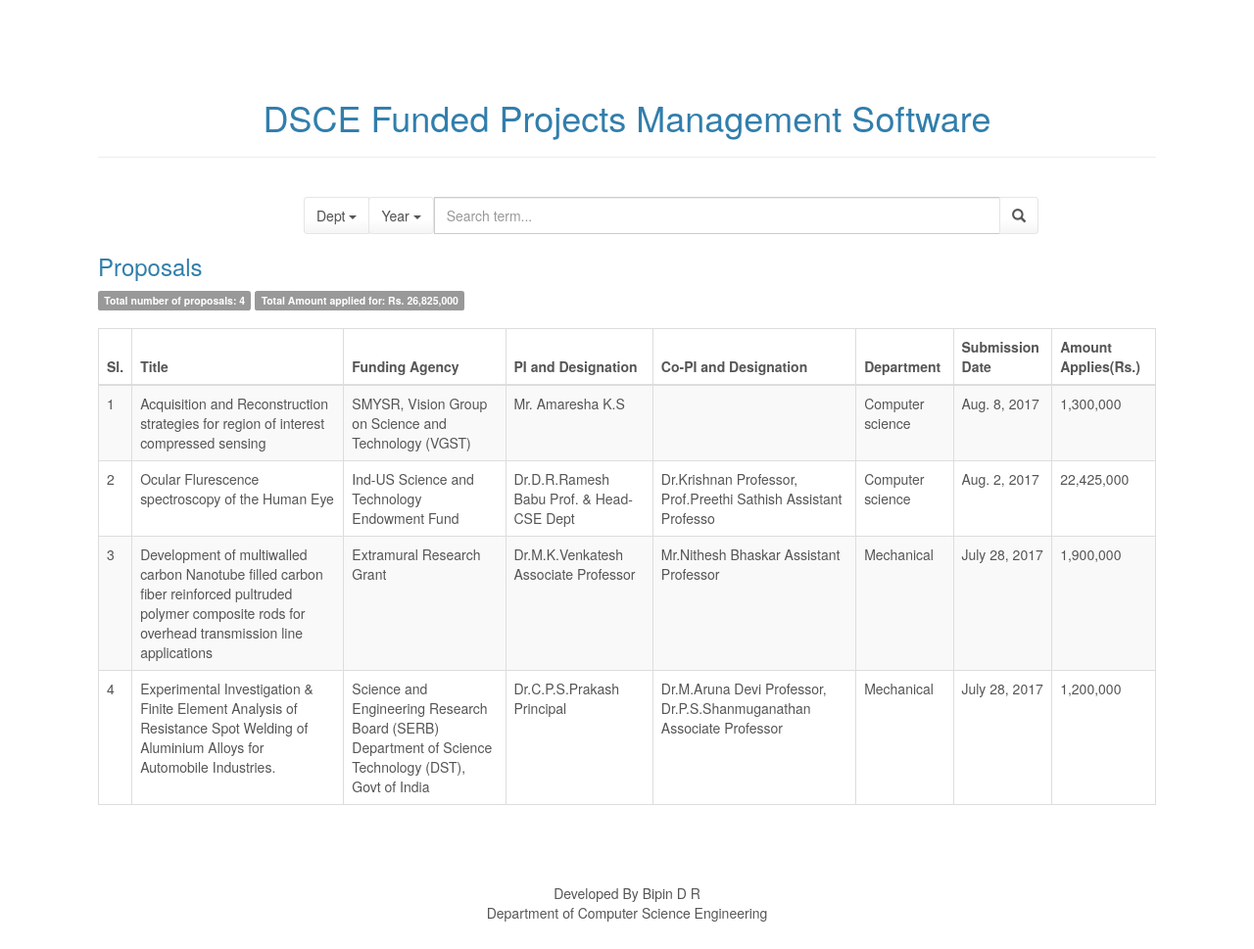
Screenshot of /projects/proposals with the database file from the repository.
### projects/models.py (models this page shows, shortened)
class Proposal(models.Model):
    title = models.CharField("Title",max_length=300)
    dept = models.CharField("Department",max_length=50)
    funding_agency = models.CharField("Funding Agency",max_length=100)
    pi_designation = models.CharField("PI and Designation",max_length=100)
    co_pi_designation = models.CharField("Co-PI and Designation",max_length=100, blank = True, null = True)
    submission_date = models.DateField("Submission Date")
    p_amount_applied = models.IntegerField("Amount Applied")
    class Meta:
        pass

### projects/views.py (the view)
def proposals(request):
    global all_proposals
    all_proposals = Proposal.objects.all()
    total = all_proposals.count()
    total_amount = all_proposals.aggregate(Sum('p_amount_applied'))
    context = {
        'all_proposals': all_proposals,
        'total': total,
        'total_amount': total_amount
    }
    return render(request, 'projects/index2.html', context)

### projects/templates/projects/index2.html (shortened to what this page needs)
<!DOCTYPE html>
<html>
<head>
    {% load staticfiles %}
    <link rel="stylesheet" href="{% static 'assets/bootstrap/css/bootstrap.min.css' %}">
    <link rel="stylesheet" href="{% static 'assets/css/styles.css' %}">
</head>
<body>
<h1 align="center">DSCE Funded Projects Management Software</h1>
<hr>
<br>
<div class="container">
    <form type="get" action="search_proposals" style="margin: 0">
        <div class="row">
            <div class="col-xs-8 col-xs-offset-2">
                <div class="input-group">
                    <div class="input-group-btn search-panel">
                        <button type="button" class="btn btn-default dropdown-toggle" data-toggle="dropdown">
                            <span id="search_dept">Dept</span> <span class="caret"></span>
                        </button>
                    </div>
                    <div class="input-group-btn search-panel">
                        <button type="button" class="btn btn-default dropdown-toggle" data-toggle="dropdown">
                            <span id="search_date">Year</span> <span class="caret"></span>
                        </button>
                    </div>
                    <input type="text" class="form-control" name="search_box" placeholder="Search term...">
                    <span class="input-group-btn">
                    <button id="search_submit" class="btn btn-default" type="submit"><span
                            class="glyphicon glyphicon-search"></span></button>
                    </span>
                </div>
            </div>
        </div>
    </form>
</div>
<a href="/projects/proposals">
    <h3>Proposals</h3>
</a>
<span class="label label-default">Total number of proposals: {{ total }}</span>
{% load humanize %}
<span class="label label-default">Total Amount applied for: Rs. {{ total_amount.p_amount_applied__sum | intcomma }}</span>
<br>
<br>
{% if all_proposals %}
    <div class="table-responsive">
        <table class="table table-striped table-bordered">
            <thead>
            <tr>
                <th>Sl.</th>
                <th>Title</th>
                <th>Funding Agency</th>
                <th>PI and Designation</th>
                <th>Co-PI and Designation</th>
                <th>Department</th>
                <th>Submission Date</th>
                <th>Amount Applies(Rs.)</th>
            </tr>
            </thead>
            <tbody>
            {% for i in all_proposals %}
                <tr>
                    <td>{{ forloop.counter }}</td>
                    <td>{{ i.title }}</td>
                    <td>{{ i.funding_agency }}</td>
                    <td>{{ i.pi_designation }}</td>
                    <td>{{ i.co_pi_designation }}</td>
                    <td>{{ i.dept }}</td>
                    <td>{{ i.submission_date }}</td>
                    <td>{{ i.p_amount_applied | intcomma }}</td>
                </tr>
            {% endfor %}
            </tbody>
        </table>
    </div>
{% else %}
    <strong>No Publications</strong>
    <br>
    <br>
    <br>
{% endif %}
<br>
<br>
<br>
<div class="footer">Developed By Bipin D R</div>
<div class="footer"> Department of Computer Science Engineering</div>
</body>
</html>

### projects/static/assets/css/styles.css (style rules this page uses)
body { margin: 100px; }
.footer { position: static; text-align: center; bottom: 0px; width: 100%; }

### rows the page displays
Proposal: title "Acquisition and Reconstruction strategies for region of interest compressed sensing", funding_agency "SMYSR, Vision Group on Science and Technology (VGST)", pi_designation "Mr. Amaresha K.S", dept "Computer science", submission_date "Aug. 8, 2017", p_amount_applied "1,300,000"
Proposal: title "Ocular Flurescence spectroscopy of the Human Eye", funding_agency "Ind-US Science and Technology Endowment Fund", pi_designation "Dr.D.R.Ramesh Babu Prof. & Head-CSE Dept", co_pi_designation "Dr.Krishnan Professor, Prof.Preethi Sathish Assistant Professo", dept "Computer science", submission_date "Aug. 2, 2017", p_amount_applied "22,425,000"
Proposal: title "Development of multiwalled carbon Nanotube filled carbon fiber reinforced pultruded polymer composite rods for overhead transmission line applications", funding_agency "Extramural Research Grant", pi_designation "Dr.M.K.Venkatesh Associate Professor", co_pi_designation "Mr.Nithesh Bhaskar Assistant Professor", dept "Mechanical", submission_date "July 28, 2017", p_amount_applied "1,900,000"
Proposal: title "Experimental Investigation & Finite Element Analysis of Resistance Spot Welding of Aluminium Alloys for Automobile Industries.", funding_agency "Science and Engineering Research Board (SERB) Department of Science Technology (DST), Govt of India", pi_designation "Dr.C.P.S.Prakash Principal", co_pi_designation "Dr.M.Aruna Devi Professor, Dr.P.S.Shanmuganathan Associate Professor", dept "Mechanical", submission_date "July 28, 2017", p_amount_applied "1,200,000"

### other values shown
{{ total }} "4"
{{ total_amount.p_amount_applied__sum | intcomma }} "26,825,000"
